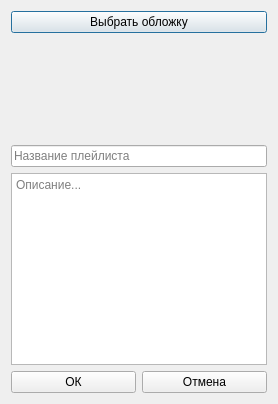
<?xml version="1.0" encoding="UTF-8"?>
<ui version="4.0">
 <class>PlaylistEditDialog</class>
 <widget class="QDialog" name="PlaylistEditDialog">
  <property name="windowTitle">
   <string>Плейлист</string>
  </property>
  <layout class="QVBoxLayout" name="verticalLayout">

   <item>
    <widget class="QPushButton" name="btnSelectCover">
     <property name="text">
      <string>Выбрать обложку</string>
     </property>
    </widget>
   </item>

   <item>
    <widget class="QLabel" name="labelCoverPreview">
     <property name="minimumSize">
      <size>
       <width>100</width>
       <height>100</height>
      </size>
     </property>
     <property name="scaledContents">
      <bool>true</bool>
     </property>
    </widget>
   </item>

   <item>
    <widget class="QLineEdit" name="lineEditTitle">
     <property name="placeholderText">
      <string>Название плейлиста</string>
     </property>
    </widget>
   </item>

   <item>
    <widget class="QTextEdit" name="textEditDescription">
     <property name="placeholderText">
      <string>Описание...</string>
     </property>
    </widget>
   </item>

   <item>
    <layout class="QHBoxLayout">
     <item>
      <widget class="QPushButton" name="btnOk">
       <property name="text">
        <string>ОК</string>
       </property>
      </widget>
     </item>
     <item>
      <widget class="QPushButton" name="btnCancel">
       <property name="text">
        <string>Отмена</string>
       </property>
      </widget>
     </item>
    </layout>
   </item>

  </layout>
 </widget>
 <resources/>
 <connections/>
</ui>
